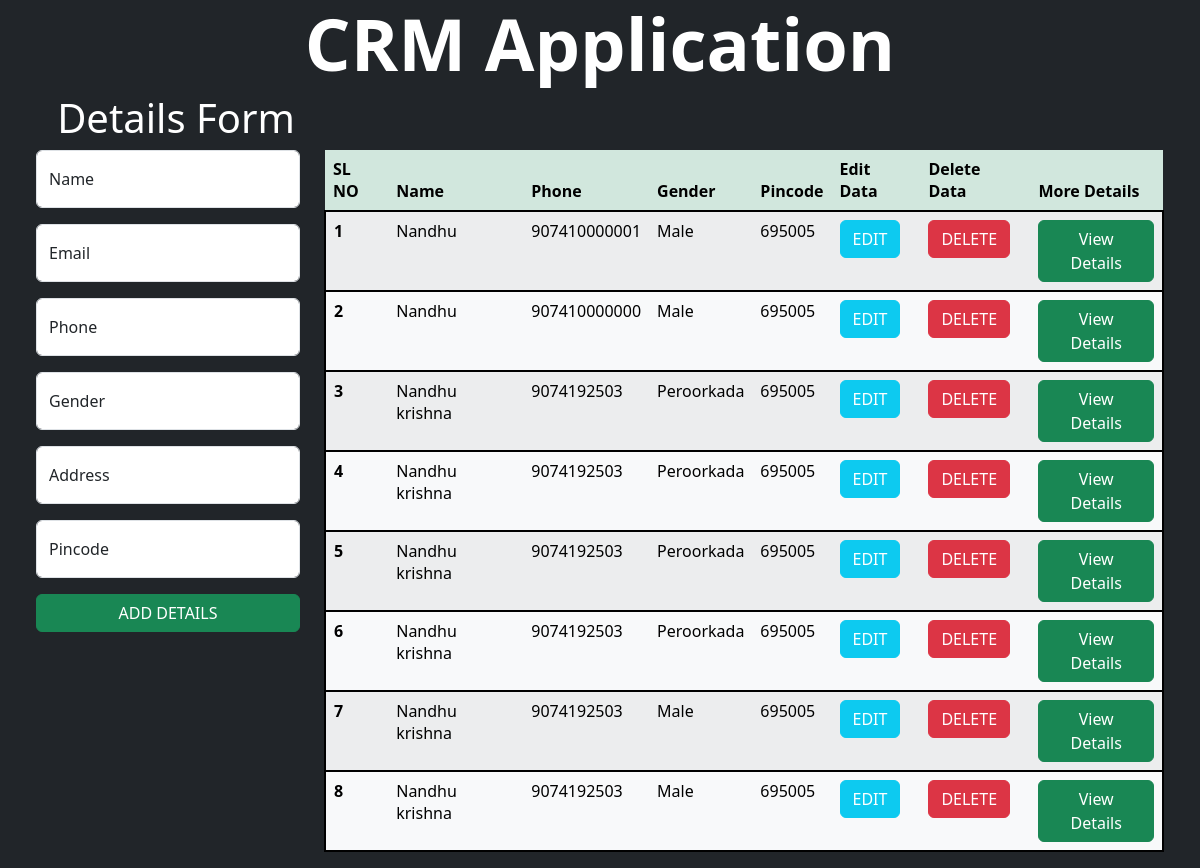
The app's page /, older data.
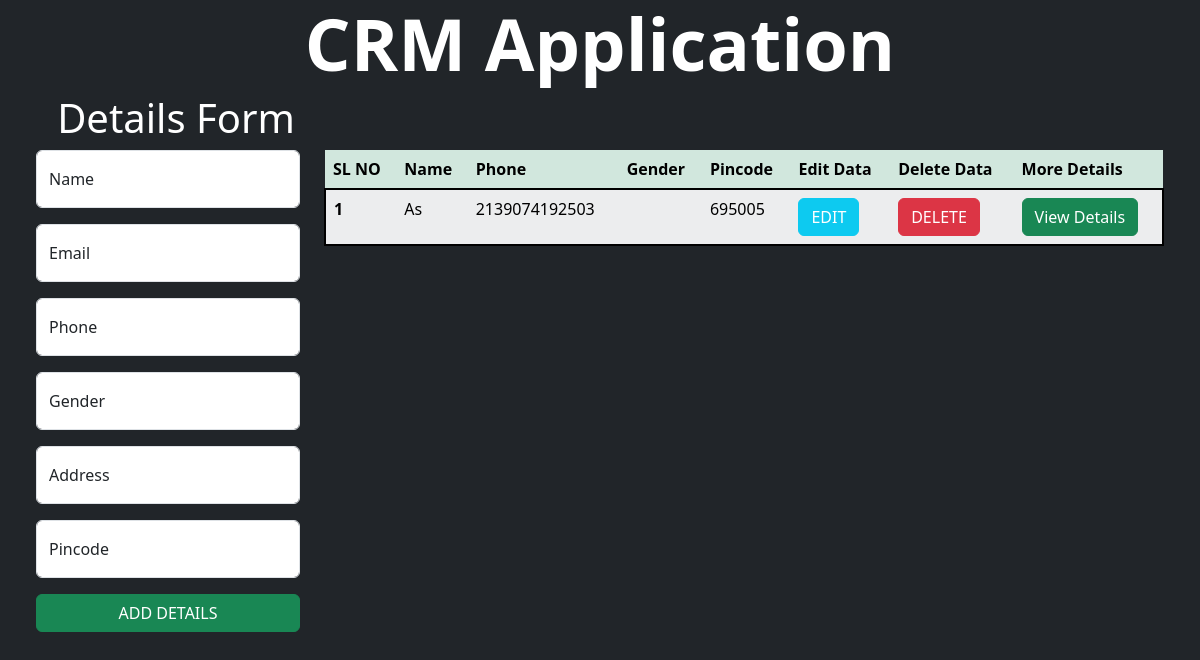
The same page, newer data.
### app1/models.py (models this page shows, shortened)
class Detailsform(models.Model):
    name=models.CharField(max_length=255)
    email=models.EmailField(max_length=255)
    phone=models.IntegerField()
    gender=models.CharField(max_length=255)
    address=models.TextField()
    pincode=models.IntegerField()

### app1/views.py (the view)
# urls.py: path('',views.index,name='home'),
def index(request):
    detail=Detailsform.objects.all()
    return render(request,'index.html',{"person":detail})

### templates/index.html (shortened to what this page needs)
{% extends 'base.html' %}
{% block content %}
<h1 class="display-2 text-center fw-bold">CRM Application</h1>
<div class="row mx-4">
    <div class="col-12 col-md-3">
      <h1 class="display-6 ms-3 text-center">Details Form</h1>
        <form method='post' id="form">
            <div class="mb-3 form-floating text-dark">
              <input type="text" class="form-control " id="name"  placeholder='Name' name='name' autocomplete="false" required>
              <label for="floatingInput ">Name</label>
            </div>
            <div class="mb-3 form-floating  text-dark">
              <input type="email" class="form-control" id="email"  placeholder='Email' name='email'autocomplete="false"  required>
              <label for="floatingInput ">Email</label>
            </div>
            <div class="mb-3 form-floating  text-dark">
              <input type="number" class="form-control" id="phone" placeholder='Phone' name='phone'autocomplete="false"  required>
              <label for="floatingInput ">Phone</label>
            </div>
            <div class="mb-3 form-floating text-dark ">
              <input type="text" class="form-control" id="gender" placeholder='gender' name='gender'autocomplete="false"  required>
              <label for="floatingInput ">Gender</label>
            </div>
            <div class="mb-3 form-floating  text-dark">
              <input type="text" class="form-control" id="address" placeholder='Address' name='address' autocomplete="false" required>
              <label for="floatingInput ">Address</label>
            </div>
            <div class="mb-3 form-floating  text-dark">
              <input type="text" class="form-control" id="pincode" placeholder='Pincode' name='pincode' autocomplete="false" required>
              <label for="floatingInput ">Pincode</label>
            </div>
            <button type="submit" class="btn btn-success w-100 " id="btn-submit">ADD DETAILS</button>
          </form>
    </div>
    <div class="col-12 col-md-9 mt-5 ">
        <table class="table table-light table-striped mt-2 table-hover table-responsive" id="myTable ">
            <thead id="head">
              <tr class="table-success">
                <th scope="col">SL NO</th>
                <th scope="col">Name</th>
                <th scope="col">Phone</th>
                <th scope="col">Gender</th>
                <th scope="col">Pincode</th>
                <th scope="col">Edit Data</th>
                <th scope="col">Delete Data</th>
                <th scope="col">More Details</th>
              </tr>
            </thead>
            <tbody id="tbody">
                {% for detail in person %}
                <tr class="border border-2 border-black">
                    <th scope="row">{{forloop.counter}}</th>
                    <td>{{detail.name|capfirst}}</td>
                    <td>{{detail.phone}}</td>
                    <td>{{detail.gender|capfirst}}</td>
                    <td>{{detail.pincode}}</td>
                    <td><a  class="btn btn-info text-white btn-edit" data-cid='{{detail.id}}'>EDIT</a></td>
                    <td><a href="#" data-cid="{{detail.id}}" class="btn btn-danger delete btn-del">DELETE</a></td>
                    <td><a href="{% url 'detail' detail.id %}" class="btn btn-success" data-cid="{{detail.id}}">View Details</a></td>
                </tr>
                {% endfor %}
            </tbody>
          </table>
    </div>
</div>
{% endblock %}

Row changes from the older to the newer data that the page shows:
removed Detailsform: name "Nandhu", phone "907410000001", gender "Male", pincode "695005"
removed Detailsform: name "Nandhu", phone "907410000000", gender "Male", pincode "695005"
removed Detailsform: name "Nandhu krishna", phone "9074192503", gender "Peroorkada", pincode "695005"
removed Detailsform: name "Nandhu krishna", phone "9074192503", gender "Peroorkada", pincode "695005"
removed Detailsform: name "Nandhu krishna", phone "9074192503", gender "Peroorkada", pincode "695005"
removed Detailsform: name "Nandhu krishna", phone "9074192503", gender "Peroorkada", pincode "695005"
removed Detailsform: name "Nandhu krishna", phone "9074192503", gender "Male", pincode "695005"
removed Detailsform: name "Nandhu krishna", phone "9074192503", gender "Male", pincode "695005"
added Detailsform: name "As", phone "2139074192503", pincode "695005"
